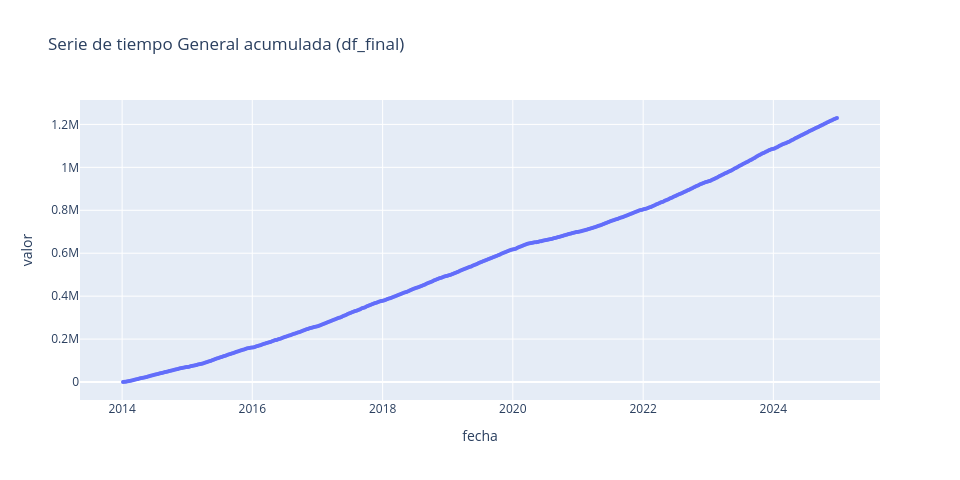

Write notebook code for a chart like this one.
### Markdown cell above
* Se seleccionan las columnas relevantes y se grafica la serie temporal acumulada para observar su comportamiento general.

### Code cell
# Dataframe con las columnas necesarias para el análisis de series temporales
df_filtrado = df[['fecha', 'valor_acumulado_corregido']].copy()
df_filtrado.rename(columns={'valor_acumulado_corregido': 'valor'}, inplace=True)
x= 'fecha'
y= 'valor'
title = 'Serie de tiempo General acumulada (df_final)'
# Gráfica de línea con plotly / seaborn según selección del usuario
func.plot_timeseries(df_filtrado, x=x, y=y, title=title, plotly_engine=USE_PLOTLY)

### Figure 1 — Plotly figure (JSON) as saved in the notebook; plotly's stock layout.template omitted (floating-point values rounded to 4 significant figures; data arrays with more than 128 entries replaced by an {"elided": "..."} marker saying what was removed)
{"data": [{"customdata": {"elided": "573x1 int values"}, "hovertemplate": "fecha=%{x}<br>valor=%{y}<br>semana=%{customdata[0]}<extra></extra>", "legendgroup": "", "line": {"color": "#636efa", "dash": "solid"}, "marker": {"size": 4, "symbol": "circle"}, "mode": "lines+markers", "name": "", "orientation": "v", "showlegend": false, "type": "scatter", "x": {"elided": "573 str values"}, "xaxis": "x", "y": {"elided": "573 float values"}, "yaxis": "y"}], "layout": {"height": 480, "legend": {"tracegroupgap": 0}, "title": {"text": "Serie de tiempo General acumulada (df_final)"}, "width": 960, "xaxis": {"anchor": "y", "domain": [0, 1], "title": {"text": "fecha"}}, "yaxis": {"anchor": "x", "domain": [0, 1], "title": {"text": "valor"}}}}
